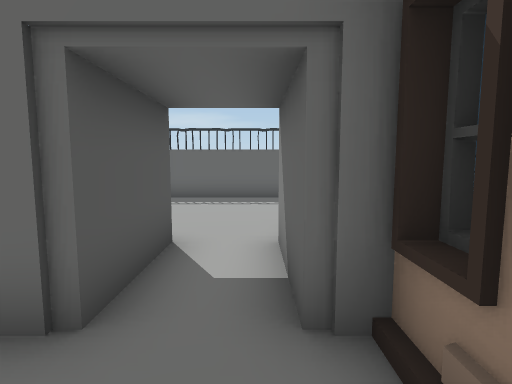
View 1 (above)

20 first-person views from a walk through a 3-D level made in the Unity game engine. The camera is 1.3 m above the floor, tilts 6° down and sees 80° across. The floor is counted in squares, 1 m on a side. Each view is taken from the middle of a square. On the plan, view 1 faces up. The plan holds only what a view shows up to about 14 squares ahead; the rest is blank. The place goes on beyond the plan.

View 2
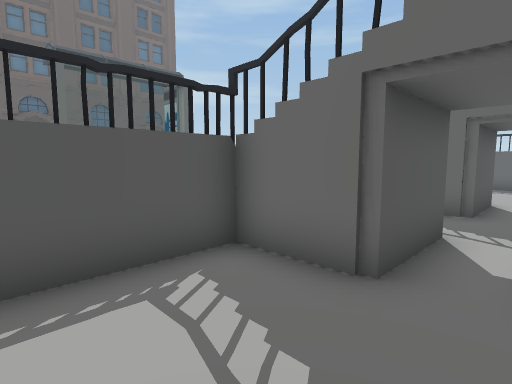

View 3
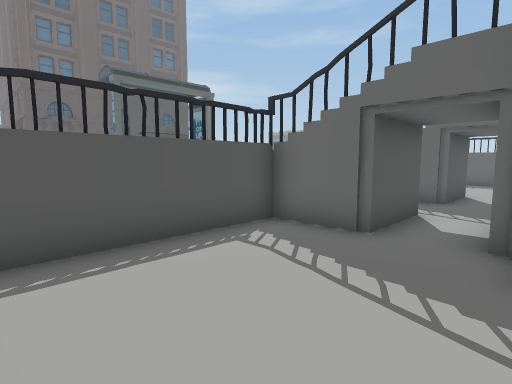

View 4
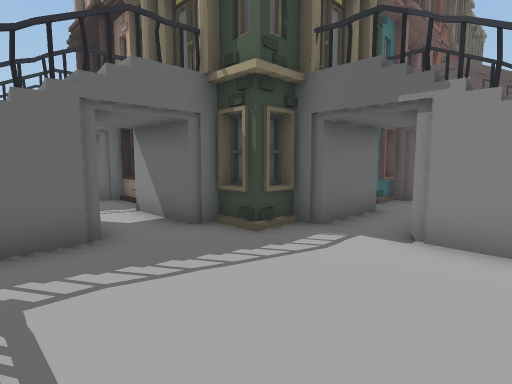

View 5
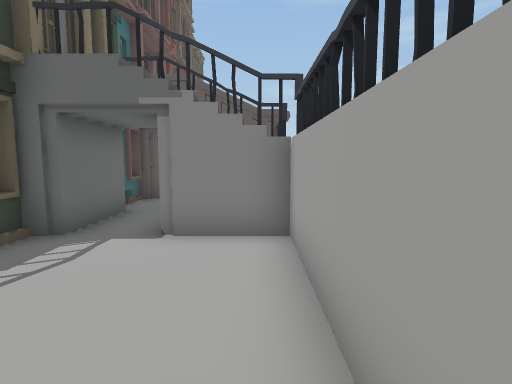

View 6
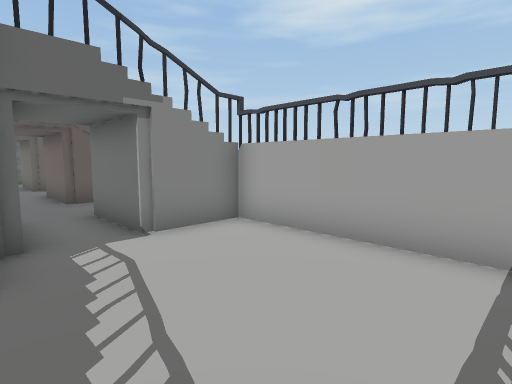

View 7
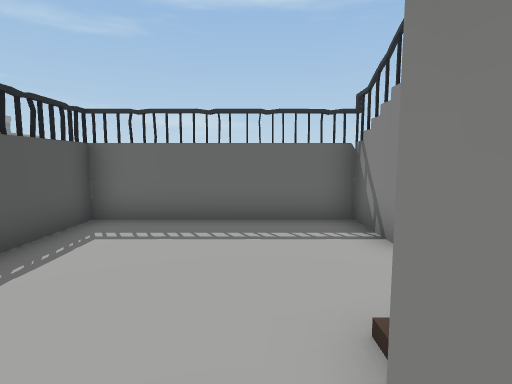

View 8
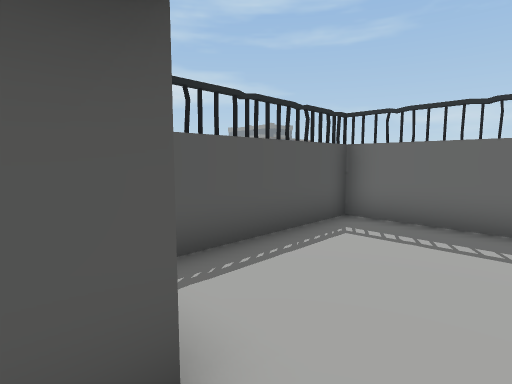

View 9
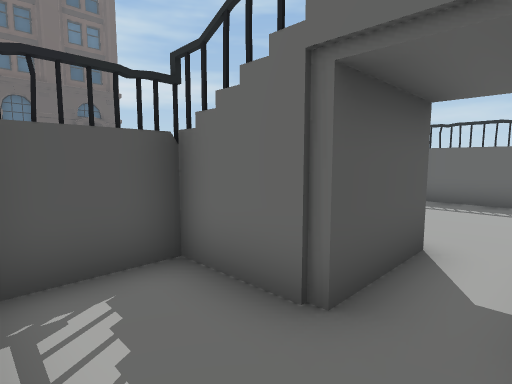

View 10
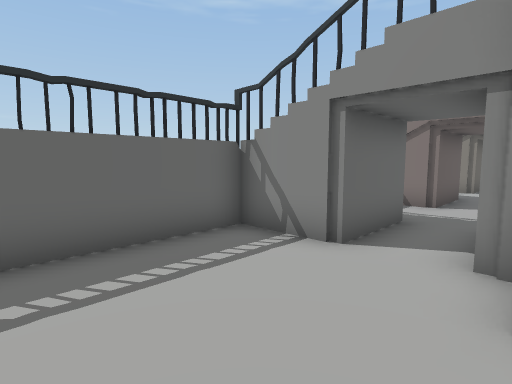

View 11
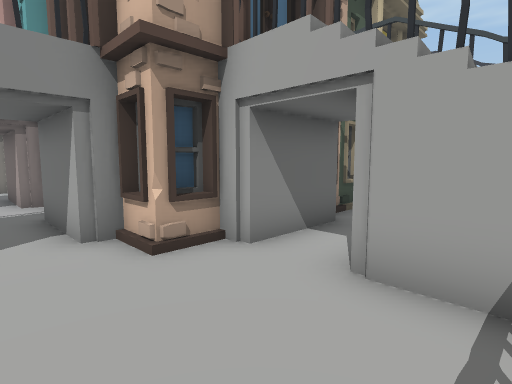

View 12
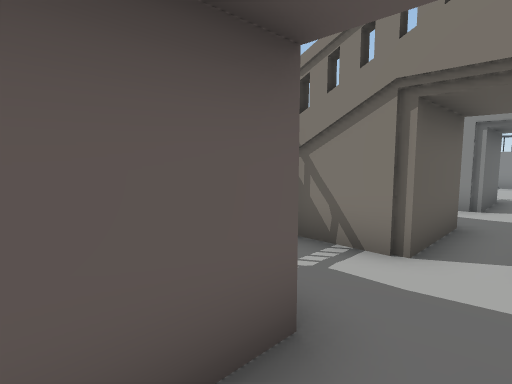

View 13
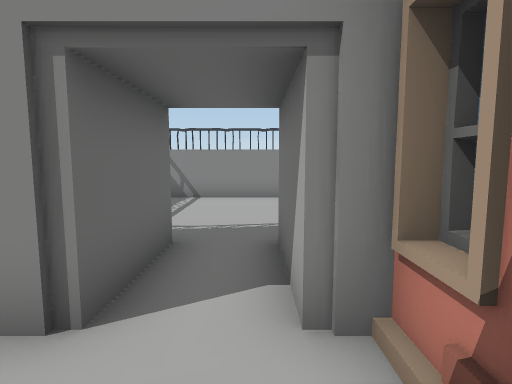

View 14
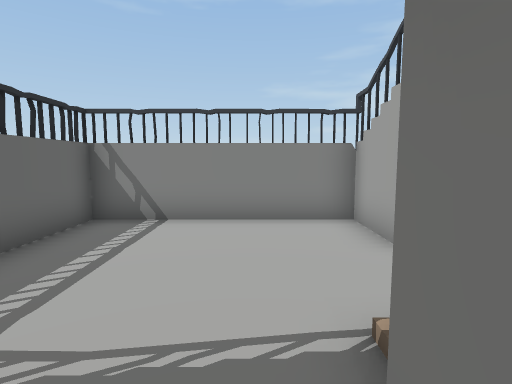

View 15
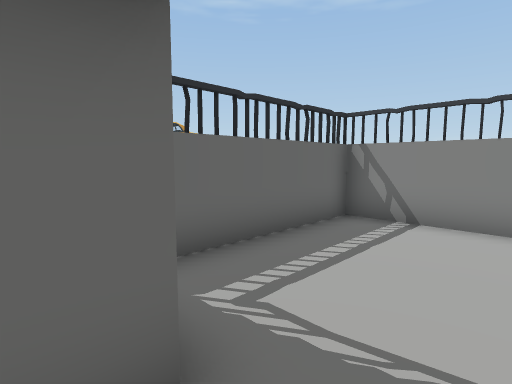

View 16
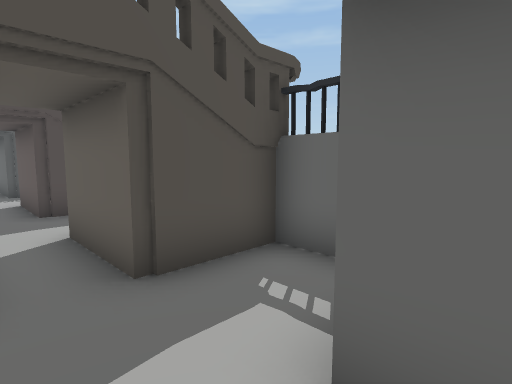

View 17
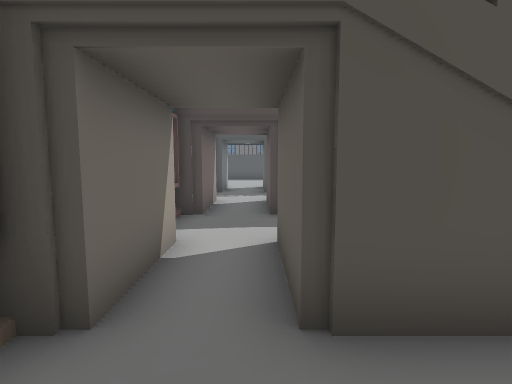

View 18
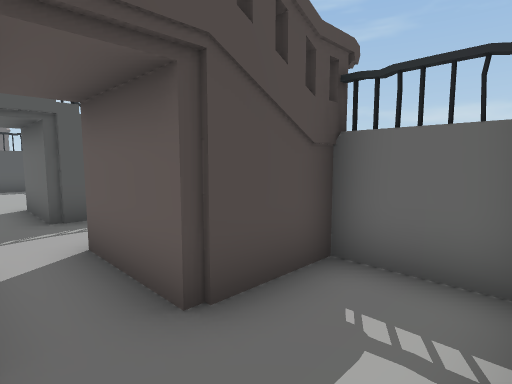

View 19
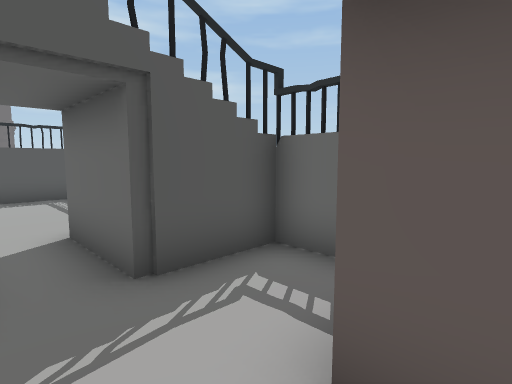

View 20
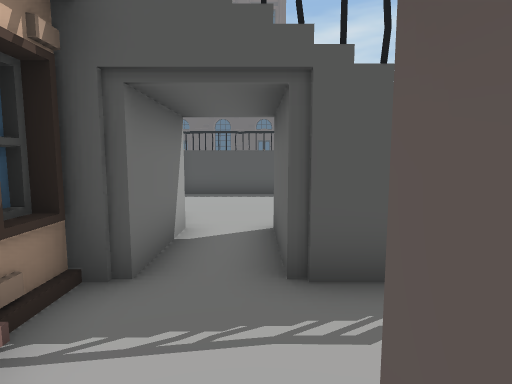

### Floor plan
Key: @ floor where view 1 was taken; # wall or solid block; . floor; O other object.
Columns run from 4 left of view 1 to 26 right of it. Each row starts with its distance up from view 1.
 11 #OOOO##  ##   ###  ##    #OOOO#
 10 O.....#  #.   #.#  #.    .....O
  9 O.....####.####.####.####.....O
  8 O.............................O
  7 O.............................O
  6 #....#################### ....#
  5 O##..#                    ..###
  4   #..#
  3   #..#
  2 O##..#
  1 #....#
  0 O #.@#
 -1   #..#
 -2   #..#
 -3 O##..#
 -4 #....#######
 -5 O............
 -6 O.................
 -7 O.....####.#### ####
 -8 O.....#
 -9  OOOO#O

Positions as (right, up) in squares from view 1, and headings:
1: (0, 0), facing up
2: (0, -6), facing up-left
3: (1, -8), facing up-left
4: (-3, -8), facing up-right
5: (-3, -8), facing right
6: (-3, -4), facing down-right
7: (0, 4), facing up
8: (0, 4), facing up-left
9: (0, 0), facing up-left
10: (-2, 6), facing up-right
11: (-3, 8), facing down-right
12: (8, 7), facing up-right
13: (15, 7), facing right
14: (19, 7), facing right
15: (19, 7), facing up-right
16: (18, 7), facing up-left
17: (17, 8), facing left
18: (12, 7), facing up-left
19: (8, 7), facing up-left
20: (8, 8), facing left
